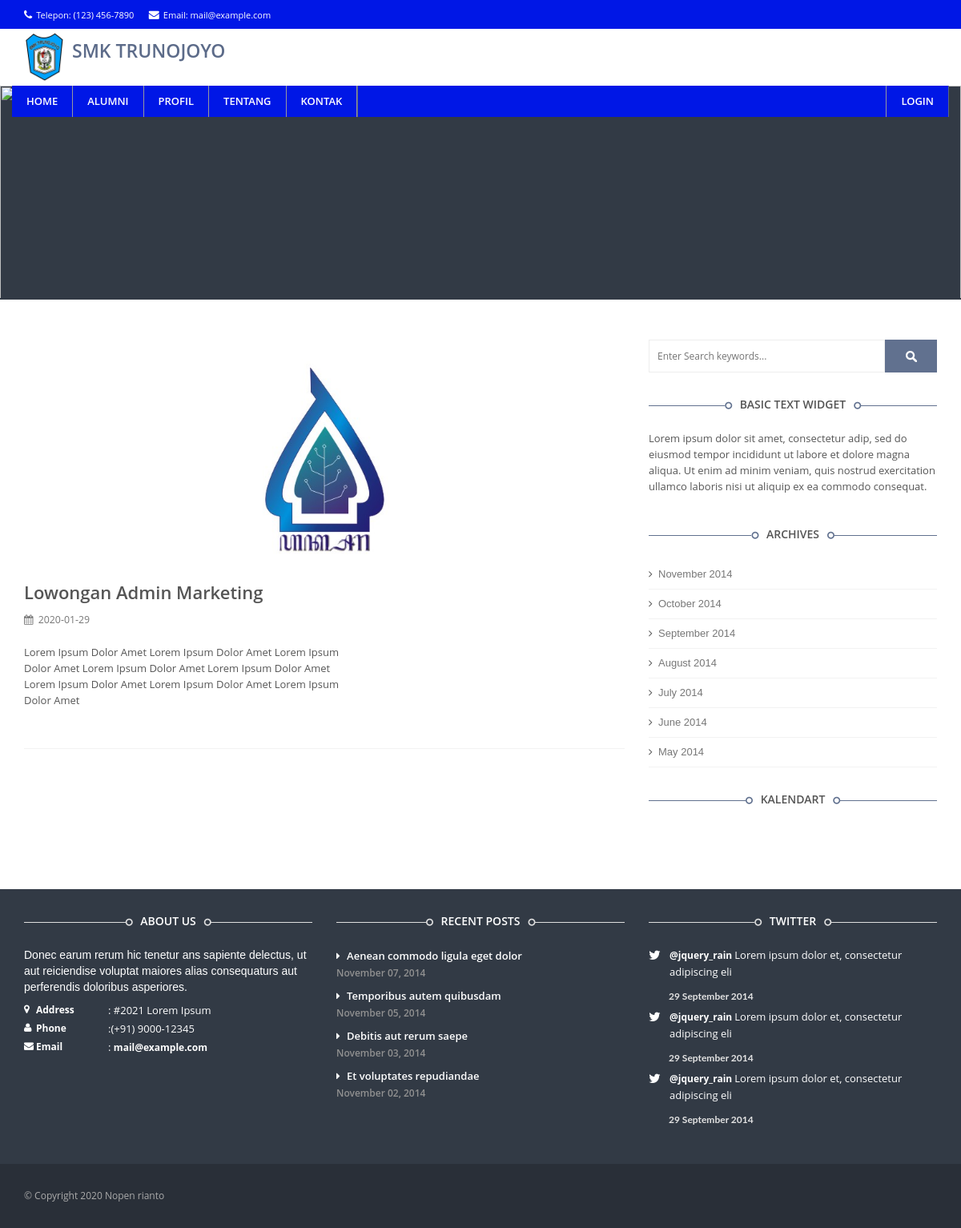
Screenshot of /detail_berita.php?ID_BERITA=11 with the database file from the repository.
### tables this page shows
CREATE TABLE `berita` (
  `ID_BERITA` int(11) NOT NULL,
  `ID_KATEGORIBERITA` int(11) NOT NULL,
  `ID_USER` int(11) NOT NULL,
  `JUDUL` varchar(100) DEFAULT NULL,
  `ISI` text,
  `TANGGAL_UPLOAD` date DEFAULT NULL,
  `GAMBAR` varchar(100) DEFAULT NULL
);

### detail_berita.php (the view, shortened to what this page needs)
<!DOCTYPE html>
<html class="no-js" lang="en">
<head>
    <link rel="stylesheet" href="assets/css/bootstrap.min.css"/>
    <link rel="stylesheet" href="assets/css/style-guest.css">
    <link rel="stylesheet" href="assets/css/fractionslider.css"/>
    <link rel="stylesheet" href="assets/css/style-fraction.css"/>
     <link rel="stylesheet" href="assets/css/font-awesome.css">
</head>
<body>
<header id="header">
    <div id="top-bar">
        <div class="container">
            <div class="row">
                <div class="col-sm-7 top-info">
                    <span><i class="fa fa-phone"></i>Telepon: (123) 456-7890</span>
                    <span><i class="fa fa-envelope"></i>Email: mail@example.com</span>
                </div>
            </div>
        </div>
    </div>
    <div id="logo-bar">
        <div class="container">
            <div class="row">
                <div class="col-md-12">
                    <div id="logo">
                        <img src="assets/../assets/images/LOGO_T.png">
                        <h1>SMK TRUNOJOYO</h1>
                    </div>
                </div>
            </div>
        </div>
    </div>
    <div class="navbar navbar-default navbar-static-top container" role="navigation">
        <div class="row">
           <div class="navbar-collapse collapse">
                    <ul class="nav navbar-nav">
                        <li><a href="index.php">Home</a></li>
                        <li><a href="alumni.php">Alumni</a></li>
                        <li><a href="#">Profil</a></li>
                        <li><a href="#">Tentang</a></li>
                        <li><a href="#">Kontak</a></li>
                    </ul>
                    <ul class="nav navbar-nav navbar-right sm">
                         <li>
                            <a href="admin/index.php">Login</a>
                        </li>
                    </ul>
                </div>
        </div>
    </div>
</header>
<section class="wrapper">
    <div class="slider-wrapper">
        <div class="slider">
            <div class="slide">
                <img src="assets/images/fraction-slider/sekolah.jpg" width="1920" height="540" data-in="fade" data-out="fade" />
            </div>
        </div>
    </div>
    <section class="content blog">
            <div class="container">
                <div class="row">
                    <div class="col-xs-12 col-sm-8 col-md-8 col-lg-8">
                        <div class="blog_medium">
        <?php
	      include 'config/koneksi.php';
	      $ID_BERITA = $_GET['ID_BERITA'];
	      $data = mysqli_query($koneksi,"select * from berita where ID_BERITA='$ID_BERITA'");
	      while($du = mysqli_fetch_array($data)){
		?>
                            <article class="post">
                                    <a href="#">
                                        <center><img src="img/<?php echo $du['GAMBAR'];?>" width="300" height="300" alt="blog post"></center>
                                    </a>
                                    <div class="post_content">
                                    <div class="post_meta">
                                        <h2>
                                            <?php echo $du['JUDUL']; ?>
                                        </h2>
                                        <div class="metaInfo">
                                            <span><i class="fa fa-calendar"></i> <?php echo $du['TANGGAL_UPLOAD']; ?> </span>
                                        </div>
                                    </div>
                                    <?php echo $du['ISI']; ?>
                                </div>
                            </article>
          <?php } ?>
                        </div>
                    </div>
                    <div class="col-xs-12 col-md-4 col-lg-4 col-sm-4">
                        <div class="sidebar">
                            <div class="widget widget_search">
                                <div class="site-search-area">
                                    <form method="get" id="site-searchform" action="#">
                                        <div>
                                            <input class="input-text" name="s" id="s" placeholder="Enter Search keywords..." type="text" />
                                            <input id="searchsubmit" value="Search" type="submit" />
                                        </div>
                                    </form>
                                </div>
                            </div>
                            <div class="widget widget_about">
                                <div class="widget_title">
                                    <h4><span>Basic Text Widget</span></h4>
                                    </div>
                                <p>Lorem ipsum dolor sit amet, consectetur adip, sed do eiusmod tempor incididunt ut labore et dolore magna aliqua. Ut enim ad minim veniam, quis nostrud exercitation ullamco laboris nisi ut aliquip ex ea commodo consequat.</p>
                            </div>
                            <div class="widget widget_archives">
                                <div class="widget_title">
                                    <h4><span>Archives</span></h4>
                                </div>
                                <ul class="archives_list list_style">
                                    <li><a href="#"> November 2014</a></li>
                                    <li><a href="#"> October 2014</a></li>
                                    <li><a href="#"> September 2014</a></li>
                                    <li><a href="#"> August 2014</a></li>
                                    <li><a href="#"> July 2014</a></li>
                                    <li><a href="#"> June 2014</a></li>
                                    <li><a href="#"> May 2014</a></li>
                                </ul>
                            </div>
                            <div class="widget widget_archives">
                                <div class="widget_title">
                                    <h4><span>Kalendart</span></h4>
                                </div>
                            </div>
                        </div>
                    </div>
                </div>
            </div>
        </section>
</section>
<footer class="footer">
    <div class="container">
        <div class="row">
            <div class="col-sm-6 col-md-4 col-lg-4">
                <div class="widget_title">
                    <h4><span>About Us</span></h4>
                </div>
                <div class="widget_content">
                    <p>Donec earum rerum hic tenetur ans sapiente delectus, ut aut reiciendise voluptat maiores alias consequaturs aut perferendis doloribus asperiores.</p>
                    <ul class="contact-details-alt">
                        <li><i class="fa fa-map-marker"></i> <p><strong>Address</strong>: #2021 Lorem Ipsum</p></li>
                        <li><i class="fa fa-user"></i> <p><strong>Phone</strong>:(+91) 9000-12345</p></li>
                        <li><i class="fa fa-envelope"></i> <p><strong>Email</strong>: <a href="#">mail@example.com</a></p></li>
                    </ul>
                </div>
            </div>
            <div class="col-sm-6 col-md-4 col-lg-4">
                <div class="widget_title">
                    <h4><span>Recent Posts</span></h4>
                </div>
                <div class="widget_content">
                    <ul class="links">
                        <li> <a href="#">Aenean commodo ligula eget dolor<span>November 07, 2014</span></a></li>
                        <li> <a href="#">Temporibus autem quibusdam <span>November 05, 2014</span></a></li>
                        <li> <a href="#">Debitis aut rerum saepe <span>November 03, 2014</span></a></li>
                        <li> <a href="#">Et voluptates repudiandae <span>November 02, 2014</span></a></li>
                    </ul>
                </div>
            </div>
            <div class="col-sm-6 col-md-4 col-lg-4">
                <div class="widget_title">
                    <h4><span>Twitter</span></h4>
                </div>
                <div class="widget_content">
                    <ul class="tweet_list">
                        <li class="tweet_content item">
                            <p class="tweet_link"><a href="#">@jquery_rain </a> Lorem ipsum dolor et, consectetur adipiscing eli</p>
                            <span class="time">29 September 2014</span>
                        </li>
                        <li class="tweet_content item">
                            <p class="tweet_link"><a href="#">@jquery_rain </a> Lorem ipsum dolor et, consectetur adipiscing eli</p>
                            <span class="time">29 September 2014</span>
                        </li>
                        <li class="tweet_content item">
                            <p class="tweet_link"><a href="#">@jquery_rain </a> Lorem ipsum dolor et, consectetur adipiscing eli</p>
                            <span class="time">29 September 2014</span>
                        </li>
                    </ul>
                </div>
            </div>
        </div>
    </div>
</footer>
<section class="footer_bottom">
    <div class="container">
        <div class="row">
            <div class="col-lg-6 ">
                <p class="copyright"> &copy; Copyright <?php echo date('Y');  ?> Nopen rianto</p>
            </div>
        </div>
    </div>
</section>
</body>
</html>

### assets/css/fractionslider.css (style rules this page uses)
.fraction-slider .slide { display:none; width:100%; height:100%; position:absolute; z-index:999; }
.fraction-slider .active-slide { z-index:99; }
.fraction-slider .fs_obj { display:block; display:none; position:absolute; top:0px; left:100%; z-index:7000; }

### assets/css/style-fraction.css (style rules this page uses)
.slider-wrapper { background: #323A45; background-size:100%; border-bottom: 2px solid #323A45; width:100%; max-height: 450px; position:relative; top: -39px; overflow:hidden; margin-bottom: -39px; clear:both; }
@media only screen and (min-width: 1024px) and (max-width: 1280px) { .slider-wrapper { max-height:267px; } }

### rows the page displays
berita: GAMBAR (picture), JUDUL "Lowongan Admin Marketing", TANGGAL_UPLOAD "2020-01-29", ISI "Lorem Ipsum Dolor Amet Lorem Ipsum Dolor Amet Lorem Ipsum Dolor Amet Lorem Ipsum Dolor Amet Lorem Ipsum Dolor Amet Lorem Ipsum Dolor Amet Lorem Ipsum Dolor Amet Lorem Ipsum Dolor Amet"
